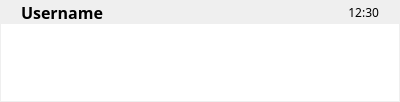
<?xml version="1.0" encoding="UTF-8"?>
<ui version="4.0">
 <class>CommentBox</class>
 <widget class="QWidget" name="CommentBox">
  <property name="geometry">
   <rect>
    <x>0</x>
    <y>0</y>
    <width>400</width>
    <height>102</height>
   </rect>
  </property>
  <property name="sizePolicy">
   <sizepolicy hsizetype="MinimumExpanding" vsizetype="Maximum">
    <horstretch>0</horstretch>
    <verstretch>0</verstretch>
   </sizepolicy>
  </property>
  <property name="minimumSize">
   <size>
    <width>0</width>
    <height>100</height>
   </size>
  </property>
  <property name="styleSheet">
   <string notr="true"/>
  </property>
  <layout class="QVBoxLayout" name="verticalLayout">
   <property name="spacing">
    <number>0</number>
   </property>
   <property name="leftMargin">
    <number>1</number>
   </property>
   <property name="topMargin">
    <number>1</number>
   </property>
   <property name="rightMargin">
    <number>1</number>
   </property>
   <property name="bottomMargin">
    <number>1</number>
   </property>
   <item>
    <layout class="QHBoxLayout" name="userTime">
     <property name="spacing">
      <number>0</number>
     </property>
     <property name="sizeConstraint">
      <enum>QLayout::SetMinimumSize</enum>
     </property>
     <property name="bottomMargin">
      <number>0</number>
     </property>
     <item>
      <spacer name="userSpacer">
       <property name="orientation">
        <enum>Qt::Horizontal</enum>
       </property>
       <property name="sizeType">
        <enum>QSizePolicy::Fixed</enum>
       </property>
       <property name="sizeHint" stdset="0">
        <size>
         <width>20</width>
         <height>1</height>
        </size>
       </property>
      </spacer>
     </item>
     <item>
      <widget class="QLabel" name="username">
       <property name="sizePolicy">
        <sizepolicy hsizetype="MinimumExpanding" vsizetype="Preferred">
         <horstretch>0</horstretch>
         <verstretch>0</verstretch>
        </sizepolicy>
       </property>
       <property name="font">
        <font>
         <family>JetBrains Mono</family>
         <pointsize>12</pointsize>
         <weight>75</weight>
         <bold>true</bold>
        </font>
       </property>
       <property name="styleSheet">
        <string notr="true"/>
       </property>
       <property name="text">
        <string>Username</string>
       </property>
       <property name="margin">
        <number>6</number>
       </property>
      </widget>
     </item>
     <item>
      <widget class="QLabel" name="time">
       <property name="sizePolicy">
        <sizepolicy hsizetype="Maximum" vsizetype="Preferred">
         <horstretch>0</horstretch>
         <verstretch>0</verstretch>
        </sizepolicy>
       </property>
       <property name="font">
        <font>
         <family>JetBrains Mono</family>
        </font>
       </property>
       <property name="styleSheet">
        <string notr="true"/>
       </property>
       <property name="text">
        <string>12:30</string>
       </property>
       <property name="alignment">
        <set>Qt::AlignRight|Qt::AlignTrailing|Qt::AlignVCenter</set>
       </property>
       <property name="margin">
        <number>6</number>
       </property>
      </widget>
     </item>
     <item>
      <spacer name="timeSpacer">
       <property name="orientation">
        <enum>Qt::Horizontal</enum>
       </property>
       <property name="sizeType">
        <enum>QSizePolicy::Fixed</enum>
       </property>
       <property name="sizeHint" stdset="0">
        <size>
         <width>20</width>
         <height>1</height>
        </size>
       </property>
      </spacer>
     </item>
    </layout>
   </item>
   <item>
    <widget class="QTextBrowser" name="textBox">
     <property name="sizePolicy">
      <sizepolicy hsizetype="Expanding" vsizetype="Preferred">
       <horstretch>0</horstretch>
       <verstretch>0</verstretch>
      </sizepolicy>
     </property>
     <property name="font">
      <font>
       <family>JetBrains Mono</family>
       <pointsize>12</pointsize>
      </font>
     </property>
     <property name="acceptDrops">
      <bool>false</bool>
     </property>
     <property name="styleSheet">
      <string notr="true"/>
     </property>
     <property name="frameShape">
      <enum>QFrame::NoFrame</enum>
     </property>
     <property name="frameShadow">
      <enum>QFrame::Plain</enum>
     </property>
     <property name="verticalScrollBarPolicy">
      <enum>Qt::ScrollBarAlwaysOff</enum>
     </property>
     <property name="horizontalScrollBarPolicy">
      <enum>Qt::ScrollBarAlwaysOff</enum>
     </property>
     <property name="sizeAdjustPolicy">
      <enum>QAbstractScrollArea::AdjustToContents</enum>
     </property>
     <property name="markdown">
      <string notr="true"/>
     </property>
     <property name="acceptRichText">
      <bool>false</bool>
     </property>
     <property name="searchPaths">
      <stringlist notr="true"/>
     </property>
     <property name="openExternalLinks">
      <bool>false</bool>
     </property>
     <property name="openLinks">
      <bool>false</bool>
     </property>
    </widget>
   </item>
  </layout>
 </widget>
 <resources/>
 <connections/>
</ui>
